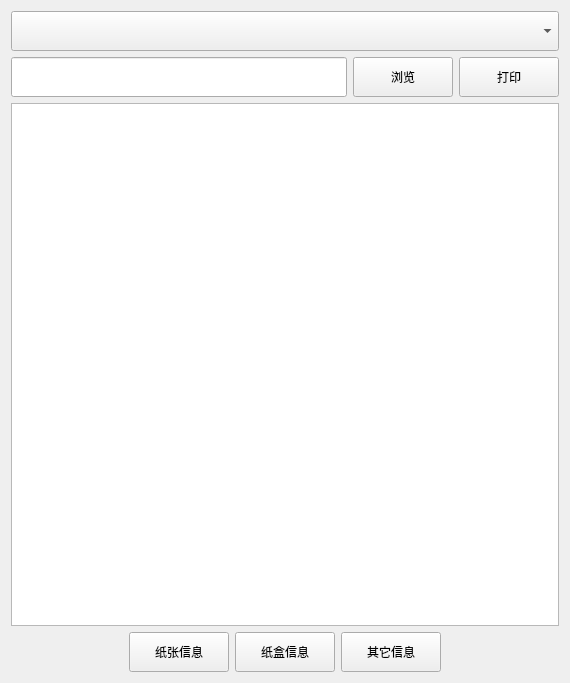
<?xml version="1.0" encoding="UTF-8"?>
<ui version="4.0">
 <class>PrintFileTestClass</class>
 <widget class="QWidget" name="PrintFileTestClass">
  <property name="geometry">
   <rect>
    <x>0</x>
    <y>0</y>
    <width>570</width>
    <height>683</height>
   </rect>
  </property>
  <property name="windowTitle">
   <string>PrintFileTest</string>
  </property>
  <layout class="QVBoxLayout" name="verticalLayout">
   <item>
    <widget class="QComboBox" name="comboBox">
     <property name="minimumSize">
      <size>
       <width>160</width>
       <height>40</height>
      </size>
     </property>
     <property name="font">
      <font>
       <family>微软雅黑</family>
       <pointsize>12</pointsize>
      </font>
     </property>
    </widget>
   </item>
   <item>
    <layout class="QHBoxLayout" name="horizontalLayout">
     <item>
      <widget class="QLineEdit" name="lineEdit">
       <property name="minimumSize">
        <size>
         <width>0</width>
         <height>40</height>
        </size>
       </property>
       <property name="font">
        <font>
         <family>微软雅黑</family>
         <pointsize>12</pointsize>
        </font>
       </property>
       <property name="text">
        <string/>
       </property>
      </widget>
     </item>
     <item>
      <widget class="QPushButton" name="pushButton_browser">
       <property name="minimumSize">
        <size>
         <width>100</width>
         <height>40</height>
        </size>
       </property>
       <property name="text">
        <string>浏览</string>
       </property>
      </widget>
     </item>
     <item>
      <widget class="QPushButton" name="pushButton_print">
       <property name="minimumSize">
        <size>
         <width>100</width>
         <height>40</height>
        </size>
       </property>
       <property name="text">
        <string>打印</string>
       </property>
      </widget>
     </item>
    </layout>
   </item>
   <item>
    <widget class="QTextBrowser" name="textBrowser"/>
   </item>
   <item>
    <layout class="QHBoxLayout" name="horizontalLayout_2">
     <item>
      <spacer name="horizontalSpacer_2">
       <property name="orientation">
        <enum>Qt::Horizontal</enum>
       </property>
       <property name="sizeHint" stdset="0">
        <size>
         <width>40</width>
         <height>20</height>
        </size>
       </property>
      </spacer>
     </item>
     <item>
      <widget class="QPushButton" name="pushButton_paper">
       <property name="minimumSize">
        <size>
         <width>100</width>
         <height>40</height>
        </size>
       </property>
       <property name="text">
        <string>纸张信息</string>
       </property>
      </widget>
     </item>
     <item>
      <widget class="QPushButton" name="pushButton_input">
       <property name="minimumSize">
        <size>
         <width>100</width>
         <height>40</height>
        </size>
       </property>
       <property name="text">
        <string>纸盒信息</string>
       </property>
      </widget>
     </item>
     <item>
      <widget class="QPushButton" name="pushButton_other">
       <property name="minimumSize">
        <size>
         <width>100</width>
         <height>40</height>
        </size>
       </property>
       <property name="text">
        <string>其它信息</string>
       </property>
      </widget>
     </item>
     <item>
      <spacer name="horizontalSpacer">
       <property name="orientation">
        <enum>Qt::Horizontal</enum>
       </property>
       <property name="sizeHint" stdset="0">
        <size>
         <width>40</width>
         <height>20</height>
        </size>
       </property>
      </spacer>
     </item>
    </layout>
   </item>
  </layout>
 </widget>
 <layoutdefault spacing="6" margin="11"/>
 <resources>
  <include location="PrintFileTest.qrc"/>
 </resources>
 <connections/>
</ui>
